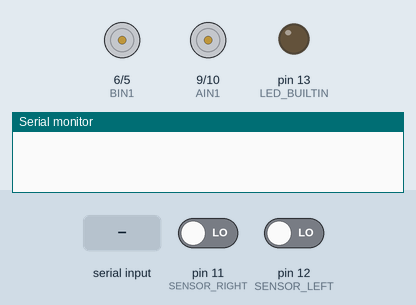
Simulated run of this sketch. Board: Arduino Uno, built with avr-gcc and run on an emulated ATmega328P. On the bench: motor-driver pin pairs drawn as motors (green arrow = first pin HIGH = forward, orange = second pin HIGH = backward, longer = more drive), output pins drawn as LEDs (lit = HIGH), the last lines printed to the serial monitor. The inputs (shaded band) are chosen by the test bench; at power-on: pin 11 (SENSOR_RIGHT) LOW, pin 12 (SENSOR_LEFT) LOW.

Above: at 1.2 s.
1.3 s: "F" received over the second serial link
At 1.9 s:
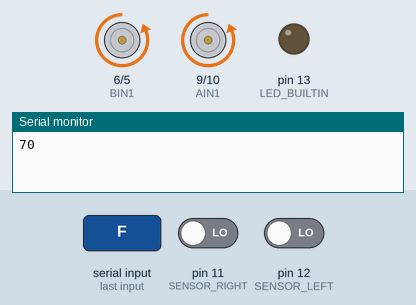
2.8 s: "B" received over the second serial link
At 3.1 s:
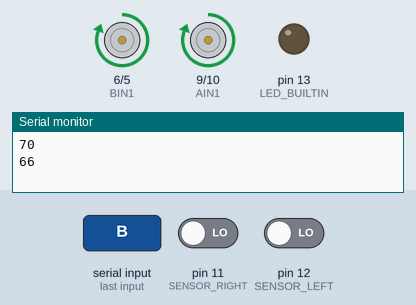
4.3 s: "L" received over the second serial link
At 5.4 s:
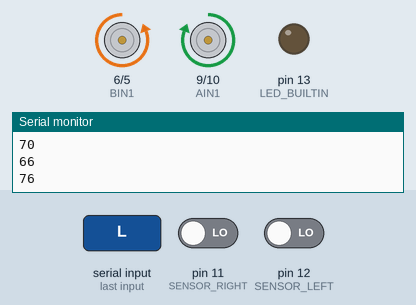
5.8 s: "R" received over the second serial link
At 6.5 s:
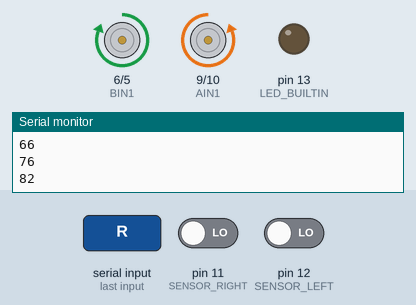
7.3 s: "S" received over the second serial link
At 7.7 s:
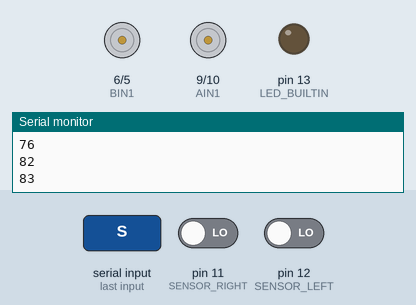
8.8 s: "A" received over the second serial link
At 10.0 s:
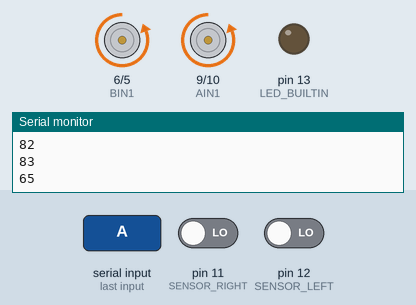
Timing chart, 0 to 11.3 s (numbered marks = the images above; inputs shaded):
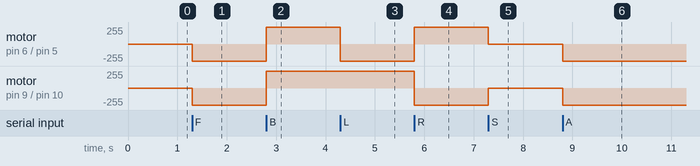

The sketch:

car_project.ino
```cpp
#include <SoftwareSerial.h>


const int BIN2 = 5;
const int BIN1 = 6;
const int AIN1 = 9;
const int AIN2 = 10;
const int SENSOR_LEFT = 12;
const int SENSOR_RIGHT = 11;
int carSpeed = 255;
char value;
bool lineMode = false;

SoftwareSerial bt(2, 3);

void forward();
void stp();
void left();
void right();

void setup() {
  pinMode(BIN2, OUTPUT);
  pinMode(BIN1, OUTPUT);
  pinMode(AIN1, OUTPUT);
  pinMode(AIN2, OUTPUT);
  pinMode(LED_BUILTIN, OUTPUT);
  pinMode(SENSOR_LEFT, INPUT);
  pinMode(SENSOR_RIGHT, INPUT);
  bt.begin(9600);
  Serial.begin(9600);

}


void loop() {

  if (lineMode) {
    lineFollowing();
  } else {

    if (bt.available()) {
      int value = bt.read();
      Serial.println(String(value));
      if (value == 70) {
        forward();
      }
      if (value == 83) {
        stp();
      }
      if (value == 66) {
        backward();
      }
      if (value == 76) {
        left();
      }
      if (value == 82) {
        right();
      }
      if (value == 65) { // A
        lineMode = true;
      }

    }


  }


  //  digitalWrite(BIN2, LOW);
  //  analogWrite(BIN1, carSpeed);
  //  analogWrite(AIN1, carSpeed);
  //  digitalWrite(AIN2, LOW);

  // Serial.print("Left: " + String(digitalRead(SENSOR_LEFT)));
  // Serial.println(", Right: " + String(digitalRead(SENSOR_RIGHT)));
}

void forward() {
  analogWrite(BIN2, carSpeed);
  digitalWrite(BIN1, LOW);
  digitalWrite(AIN1, LOW);
  analogWrite(AIN2, carSpeed);
}


void backward() {

  digitalWrite(5, LOW);
  analogWrite(6, carSpeed);
  analogWrite(9, carSpeed);
  digitalWrite(10, LOW);
}
void stp() {
  digitalWrite(BIN2, LOW);
  digitalWrite(BIN1, LOW);
  digitalWrite(AIN1, LOW);
  digitalWrite(AIN2, LOW);
}

void right() {
  digitalWrite(BIN2, LOW);
  analogWrite(BIN1, carSpeed);
  digitalWrite(AIN1, LOW);
  analogWrite(AIN2, carSpeed);
}

void left() {
  analogWrite(BIN2, carSpeed);
  digitalWrite(BIN1, LOW);
  analogWrite(AIN1, carSpeed);
  digitalWrite(AIN2, LOW);
}

void lineFollowing() {
  if (bt.available()) {
    char value = bt.read();
    Serial.println(value);
    if (value == 'M') lineMode = false;
  }
  int leftLineTracker = digitalRead(SENSOR_LEFT);
  int rightLineTracker = digitalRead(SENSOR_RIGHT);

  if (leftLineTracker == HIGH && rightLineTracker == LOW) {
    //    forwardSmoothLeft();
    left();
    delay(50);
  }
  else if (leftLineTracker == LOW && rightLineTracker == HIGH) {
    //    forwardSmoothRight();
    right();
    delay(50);
  }
  else if (rightLineTracker == HIGH && leftLineTracker == HIGH) forward();
  else if (rightLineTracker == LOW && leftLineTracker == LOW) forward();
}
```

Measured:
- after the input at 1.3 s, motor on pin 6 (BIN1) / pin 5 (BIN2), motor on pin 9 (AIN1) / pin 10 (AIN2): stopped → backward 255/255 at once
- after the input at 2.8 s, motor on pin 6 (BIN1) / pin 5 (BIN2), motor on pin 9 (AIN1) / pin 10 (AIN2): backward 255/255 → forward 255/255 at once
- after the input at 4.3 s, motor on pin 6 (BIN1) / pin 5 (BIN2): forward 255/255 → backward 255/255 at once
- after the input at 5.8 s, motor on pin 6 (BIN1) / pin 5 (BIN2): backward 255/255 → forward 255/255 at once; motor on pin 9 (AIN1) / pin 10 (AIN2): forward 255/255 → backward 255/255 at once
- after the input at 7.3 s, motor on pin 6 (BIN1) / pin 5 (BIN2): forward 255/255 → stopped at once; motor on pin 9 (AIN1) / pin 10 (AIN2): backward 255/255 → stopped at once
- after the input at 8.8 s, motor on pin 6 (BIN1) / pin 5 (BIN2), motor on pin 9 (AIN1) / pin 10 (AIN2): stopped → backward 255/255 at once
